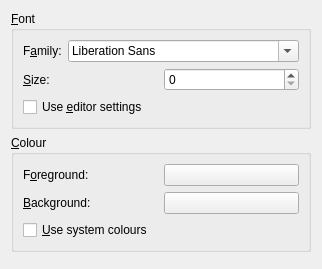
<?xml version="1.0" encoding="UTF-8"?>
<ui version="4.0">
 <class>ConsolePreferences</class>
 <widget class="QWidget" name="ConsolePreferences">
  <property name="geometry">
   <rect>
    <x>0</x>
    <y>0</y>
    <width>293</width>
    <height>269</height>
   </rect>
  </property>
  <layout class="QVBoxLayout" name="verticalLayout">
   <item>
    <widget class="QGroupBox" name="fontGroup">
     <property name="title">
      <string>&amp;Font</string>
     </property>
     <property name="checkable">
      <bool>false</bool>
     </property>
     <layout class="QVBoxLayout" name="verticalLayout_7">
      <item>
       <layout class="QHBoxLayout" name="horizontalLayout_6">
        <item>
         <widget class="QLabel" name="fontLabel">
          <property name="text">
           <string>F&amp;amily:</string>
          </property>
          <property name="buddy">
           <cstring>fontSelect</cstring>
          </property>
         </widget>
        </item>
        <item>
         <widget class="QFontComboBox" name="fontSelect"/>
        </item>
       </layout>
      </item>
      <item>
       <layout class="QHBoxLayout" name="horizontalLayout_7">
        <item>
         <widget class="QLabel" name="sizeLabel">
          <property name="text">
           <string>&amp;Size:</string>
          </property>
          <property name="buddy">
           <cstring>sizeSpin</cstring>
          </property>
         </widget>
        </item>
        <item>
         <widget class="QSpinBox" name="sizeSpin"/>
        </item>
       </layout>
      </item>
      <item>
       <widget class="QCheckBox" name="editorBox">
        <property name="text">
         <string>Use &amp;editor settings</string>
        </property>
       </widget>
      </item>
     </layout>
    </widget>
   </item>
   <item>
    <widget class="QGroupBox" name="colourGroup">
     <property name="title">
      <string>&amp;Colour</string>
     </property>
     <property name="alignment">
      <set>Qt::AlignLeading|Qt::AlignLeft|Qt::AlignTop</set>
     </property>
     <property name="checked">
      <bool>false</bool>
     </property>
     <layout class="QGridLayout" name="gridLayout_2">
      <item row="0" column="0">
       <widget class="QLabel" name="foreLabel">
        <property name="text">
         <string>F&amp;oreground:</string>
        </property>
        <property name="buddy">
         <cstring>foreButton</cstring>
        </property>
       </widget>
      </item>
      <item row="0" column="1">
       <widget class="QPushButton" name="foreButton">
        <property name="text">
         <string/>
        </property>
       </widget>
      </item>
      <item row="1" column="0">
       <widget class="QLabel" name="backLabel">
        <property name="text">
         <string>&amp;Background:</string>
        </property>
        <property name="buddy">
         <cstring>backButton</cstring>
        </property>
       </widget>
      </item>
      <item row="1" column="1">
       <widget class="QPushButton" name="backButton">
        <property name="text">
         <string/>
        </property>
       </widget>
      </item>
      <item row="2" column="0">
       <widget class="QCheckBox" name="syscolBox">
        <property name="text">
         <string>&amp;Use system colours</string>
        </property>
       </widget>
      </item>
     </layout>
    </widget>
   </item>
   <item>
    <spacer name="verticalSpacer_3">
     <property name="orientation">
      <enum>Qt::Vertical</enum>
     </property>
     <property name="sizeHint" stdset="0">
      <size>
       <width>20</width>
       <height>0</height>
      </size>
     </property>
    </spacer>
   </item>
  </layout>
 </widget>
 <tabstops>
  <tabstop>fontSelect</tabstop>
  <tabstop>sizeSpin</tabstop>
  <tabstop>editorBox</tabstop>
  <tabstop>foreButton</tabstop>
  <tabstop>backButton</tabstop>
  <tabstop>syscolBox</tabstop>
 </tabstops>
 <resources/>
 <connections/>
</ui>
